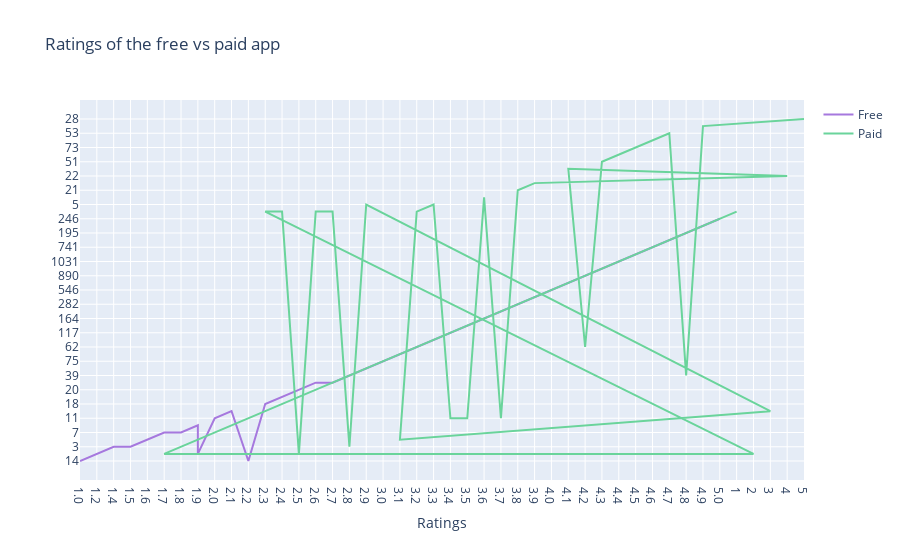

Notebook source saved alongside this figure:
### Code cell
col='Rating'
v1=d1[col].value_counts().reset_index()
v1=v1.rename(columns={col:'count','index':col})
v1['percent']=v1['count'].apply(lambda x : 100*x/sum(v1['count']))
v1=v1.astype(str).sort_values(col)
v2=d2[col].value_counts().reset_index()
v2=v2.rename(columns={col:'count','index':col})
v2['percent']=v2['count'].apply(lambda x : 100*x/sum(v2['count']))
v2=v2.sort_values(col)
trace1 = go.Scatter(x=v1[col], y=v1["count"], name="Free", marker=dict(color="#a678de"))
trace2 = go.Scatter(x=v2[col], y=v2["count"], name="Paid", marker=dict(color="#6ad49b"))
y = [trace1, trace2]
layout={'title':"Ratings of the free vs paid app",'xaxis':{'title':"Ratings"}}
fig = go.Figure(data=y, layout=layout)
iplot(fig)

### Figure 1 — Plotly figure (JSON) as saved in the notebook; plotly's stock layout.template omitted (floating-point values rounded to 4 significant figures)
{"data": [{"marker": {"color": "#a678de"}, "name": "Free", "type": "scatter", "x": ["1.0", "1.2", "1.4", "1.5", "1.6", "1.7", "1.8", "1.9", "1.9", "2.0", "2.1", "2.2", "2.3", "2.4", "2.5", "2.6", "2.7", "2.8", "2.9", "3.0", "3.1", "3.2", "3.3", "3.4", "3.5", "3.6", "3.7", "3.8", "3.9", "4.0", "4.1", "4.2", "4.3", "4.4", "4.5", "4.6", "4.7", "4.8", "4.9", "5.0"], "y": ["14", "1", "3", "3", "4", "7", "7", "13", "1", "11", "8", "14", "18", "17", "20", "23", "23", "39", "40", "75", "65", "62", "97", "117", "152", "164", "228", "282", "370", "546", "676", "890", "1025", "1031", "965", "741", "446", "195", "81", "246"]}, {"marker": {"color": "#6ad49b"}, "name": "Paid", "type": "scatter", "x": [1, 1.7, 1.8, 2, 2.3, 2.4, 2.5, 2.6, 2.7, 2.8, 2.9, 3, 3.1, 3.2, 3.3, 3.4, 3.5, 3.6, 3.7, 3.8, 3.9, 4, 4.1, 4.2, 4.3, 4.4, 4.5, 4.6, 4.7, 4.8, 4.9, 5], "y": [2, 1, 1, 1, 2, 2, 1, 2, 2, 3, 5, 8, 4, 2, 5, 11, 11, 10, 11, 21, 16, 22, 32, 62, 51, 78, 73, 82, 53, 39, 6, 28]}], "layout": {"title": {"text": "Ratings of the free vs paid app"}, "xaxis": {"title": {"text": "Ratings"}}}}
